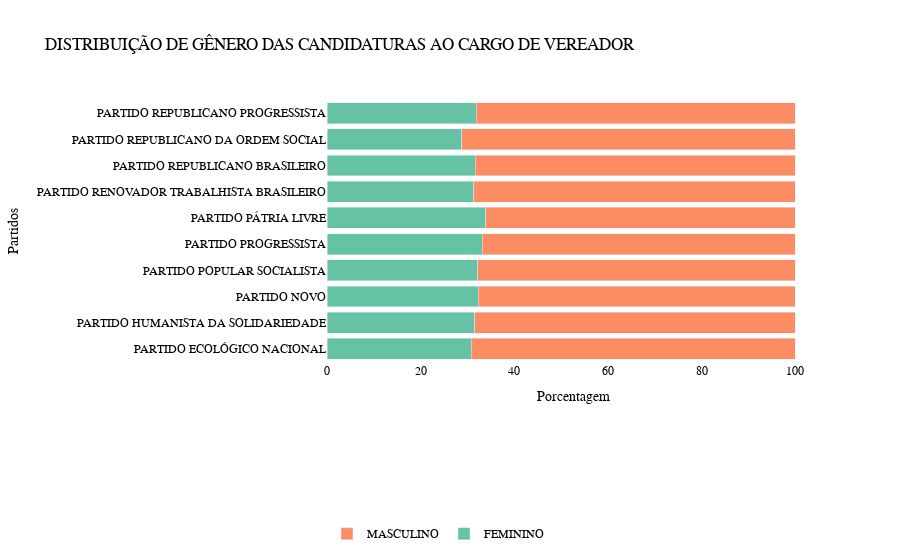

Notebook code cell kept with this figure:
### Code cell
# Gráfico Distribuição de Gênero 
fig = go.Figure() 

fig.add_trace(go.Bar(y = partidos[11:21],
                x = x_Fem[11:21],
                name = 'FEMININO',
                orientation='h'))
    
fig.add_trace(go.Bar(y = partidos[11:21],
                x = x_Masc[11:21],
                name = 'MASCULINO',
                orientation='h'))



fig.update_layout(title = 'DISTRIBUIÇÃO DE GÊNERO DAS CANDIDATURAS AO CARGO DE VEREADOR',
                   xaxis_title='Porcentagem',
                   yaxis_title='Partidos',
                   font = {'family': 'Arial','size': 12,'color': 'black'},  
                   plot_bgcolor = 'white',
                   barmode = 'stack',
                   legend_orientation = "h",
                   legend=dict(x=0.0, y=-0.6),
                   colorway=px.colors.qualitative.Set2)

fig.update_xaxes( showgrid=False, gridwidth=1, gridcolor='lightgray',
showline=False, linewidth=1, linecolor='black')
fig.update_yaxes(showgrid=False, gridwidth=1, gridcolor='lightgray',
showline=False, linewidth=1, linecolor='black')

fig.show()

### Figure 1 — Plotly figure (JSON) as saved in the notebook; plotly's stock layout.template omitted (floating-point values rounded to 4 significant figures)
{"data": [{"name": "FEMININO", "orientation": "h", "type": "bar", "x": [30.79, 31.53, 32.26, 32.13, 33.13, 33.94, 31.29, 31.69, 28.75, 31.86], "y": ["PARTIDO ECOLÓGICO NACIONAL", "PARTIDO HUMANISTA DA SOLIDARIEDADE", "PARTIDO NOVO", "PARTIDO POPULAR SOCIALISTA", "PARTIDO PROGRESSISTA", "PARTIDO PÁTRIA LIVRE", "PARTIDO RENOVADOR TRABALHISTA BRASILEIRO", "PARTIDO REPUBLICANO BRASILEIRO", "PARTIDO REPUBLICANO DA ORDEM SOCIAL", "PARTIDO REPUBLICANO PROGRESSISTA"]}, {"name": "MASCULINO", "orientation": "h", "type": "bar", "x": [69.21, 68.47, 67.74, 67.87, 66.87, 66.06, 68.71, 68.31, 71.25, 68.14], "y": ["PARTIDO ECOLÓGICO NACIONAL", "PARTIDO HUMANISTA DA SOLIDARIEDADE", "PARTIDO NOVO", "PARTIDO POPULAR SOCIALISTA", "PARTIDO PROGRESSISTA", "PARTIDO PÁTRIA LIVRE", "PARTIDO RENOVADOR TRABALHISTA BRASILEIRO", "PARTIDO REPUBLICANO BRASILEIRO", "PARTIDO REPUBLICANO DA ORDEM SOCIAL", "PARTIDO REPUBLICANO PROGRESSISTA"]}], "layout": {"barmode": "stack", "colorway": ["rgb(102,194,165)", "rgb(252,141,98)", "rgb(141,160,203)", "rgb(231,138,195)", "rgb(166,216,84)", "rgb(255,217,47)", "rgb(229,196,148)", "rgb(179,179,179)"], "font": {"color": "black", "family": "Arial", "size": 12}, "legend": {"orientation": "h", "x": 0, "y": -0.6}, "plot_bgcolor": "white", "title": {"text": "DISTRIBUIÇÃO DE GÊNERO DAS CANDIDATURAS AO CARGO DE VEREADOR"}, "xaxis": {"gridcolor": "lightgray", "gridwidth": 1, "linecolor": "black", "linewidth": 1, "showgrid": false, "showline": false, "title": {"text": "Porcentagem"}}, "yaxis": {"gridcolor": "lightgray", "gridwidth": 1, "linecolor": "black", "linewidth": 1, "showgrid": false, "showline": false, "title": {"text": "Partidos"}}}}
